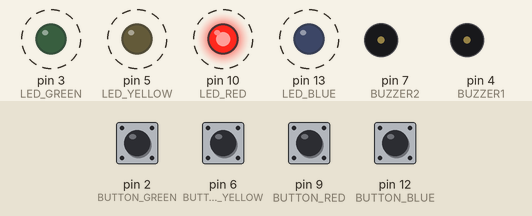
Simulated run of this sketch. Board: Arduino Uno, built with avr-gcc and run on an emulated ATmega328P. Parts: output pins drawn as LEDs (lit = HIGH), buzzer (waves = sounding, pin HIGH). Dashed ring = blinking. The inputs (shaded band) are chosen by the test bench; at power-on: pin 2 (BUTTON_GREEN), pin 6 (BUTTON_YELLOW), pin 9 (BUTTON_RED), pin 12 (BUTTON_BLUE) HIGH. Random numbers use the default seed unless the sketch sets one.

Above: at 1.25 s.
1.3 s: pin 2 (BUTTON_GREEN) pulled LOW for 0.15 s
At 3.1 s:
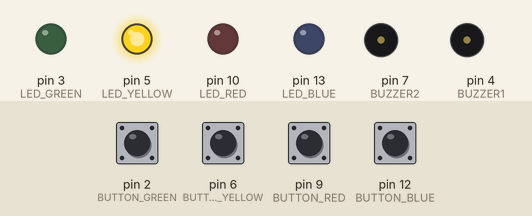
4.0 s: pin 6 (BUTTON_YELLOW) pulled LOW for 0.15 s
At 4.8 s:
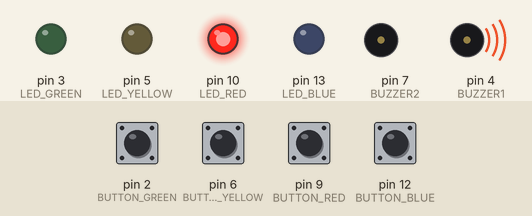
7.0 s: pin 6 (BUTTON_YELLOW) pulled LOW for 0.15 s
At 7.31 s:
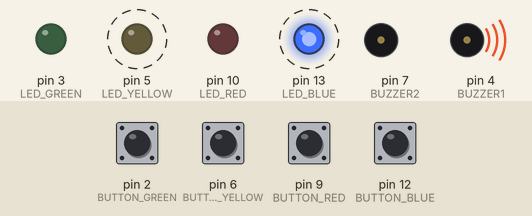
At 7.81 s:
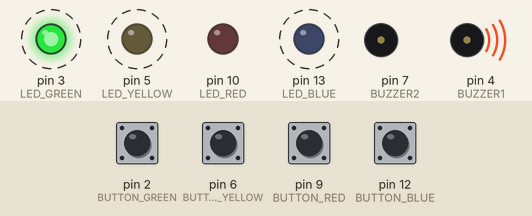
10.0 s: pin 9 (BUTTON_RED) pulled LOW for 0.15 s
12.5 s: pin 2 (BUTTON_GREEN) pulled LOW for 1 s
15.1 s: pin 12 (BUTTON_BLUE) pulled LOW for 0.15 s
Timing chart, 0 to 17.7 s (numbered marks = the images above; inputs shaded):
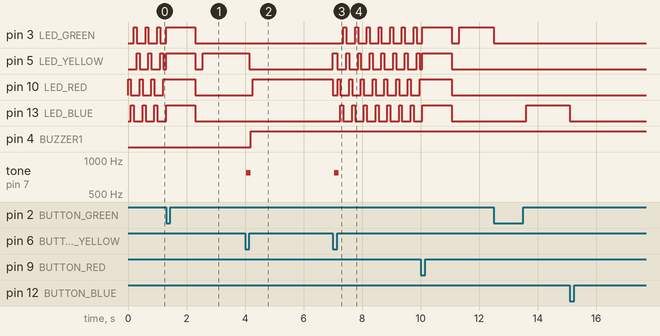

Measured:
- after the input at 4.0 s, pin 4 (BUZZER1): LOW → HIGH after 0.20 s; tone on pin 7 (BUZZER2): silent → 775 Hz at once, → silent 0.16 s later
- after the input at 7.0 s, tone on pin 7 (BUZZER2): silent → 775 Hz at once, → silent 0.16 s later
- by itself, pin 3 (LED_GREEN), pin 5 (LED_YELLOW), pin 13 (LED_BLUE): alternates HIGH for 0.10 s and LOW for 0.30 s
- by itself, pin 10 (LED_RED): repeats every 0.40 s: HIGH 0.10 s, LOW 0.30 s

The sketch:

simon_says_pruned.ino
```cpp
#define CHOICE_OFF      0 //Used to control LEDs
#define CHOICE_NONE     0 //Used to check buttons
#define CHOICE_RED  (1 << 0)
#define CHOICE_GREEN    (1 << 1)
#define CHOICE_BLUE (1 << 2)
#define CHOICE_YELLOW   (1 << 3)

#define LED_RED     10
#define LED_GREEN   3
#define LED_BLUE    13
#define LED_YELLOW  5

// Button pin definitions
#define BUTTON_RED    9
#define BUTTON_GREEN  2
#define BUTTON_BLUE   12
#define BUTTON_YELLOW 6


#define BUZZER1  4
#define BUZZER2  7

// Define game parameters
#define ROUNDS_TO_WIN      13 //Number of rounds to succesfully remember before you win. 13 is do-able.
#define ENTRY_TIME_LIMIT   3000 //Amount of time to press a button before game times out. 3000ms = 3 sec

#define MODE_MEMORY  0
#define MODE_BATTLE  1
#define MODE_BEEGEES 2

byte gameMode = MODE_MEMORY; //By default, let's play the memory game
byte gameRound = 0; //Counts the number of succesful rounds the player has made it through

int buttonsPerLevel [] = {2, 4, 8, 10, 15};


/* use library - define this outside of setup(). Access object with ch_inst.function() */
//#include <ChaseLed.h>
//ChaseLed ch_inst(13);    // create new instance called ch_inst


void setup()
{
  //Setup hardware inputs/outputs. These pins are defined in the hardware_versions header file
  // executed after startup + reset only
  //Enable pull ups on inputs
  pinMode(BUTTON_RED,   INPUT_PULLUP);
  pinMode(BUTTON_GREEN, INPUT_PULLUP);
  pinMode(BUTTON_BLUE,  INPUT_PULLUP);
  pinMode(BUTTON_YELLOW,INPUT_PULLUP);

  pinMode(LED_RED,   OUTPUT);
  pinMode(LED_GREEN, OUTPUT);
  pinMode(LED_BLUE,  OUTPUT);
  pinMode(LED_YELLOW,OUTPUT);

  pinMode(BUZZER1, OUTPUT);
  pinMode(BUZZER2, OUTPUT);

  // Check to see if the lower right button is pressed
  if (checkButton() == CHOICE_YELLOW) play_beegees();

  // Check to see if upper right button is pressed
  if (checkButton() == CHOICE_GREEN)
  {
    gameMode = MODE_BATTLE; //Put game into battle mode

    //Turn on the upper right (green) LED
    setLEDs(CHOICE_GREEN);
    toner(CHOICE_GREEN, 150);

    setLEDs(CHOICE_RED | CHOICE_BLUE | CHOICE_YELLOW); // Turn on the other LEDs until you release button

    while(checkButton() != CHOICE_NONE) ; // Wait for user to stop pressing button

    //Now do nothing. Battle mode will be serviced in the main routine
  }

  play_winner(); // After setup is complete, say hello to the world
}

void loop()
{
  attractMode(); // Blink lights while waiting for user to press a button

  // Indicate the start of game play
  setLEDs(CHOICE_RED | CHOICE_GREEN | CHOICE_BLUE | CHOICE_YELLOW); // Turn all LEDs on
  delay(1000);
  setLEDs(CHOICE_OFF); // Turn off LEDs
  delay(250);

  if (gameMode == MODE_MEMORY)
  {
    if (led_game() == true)
      play_winner(); // Player won
    else
      play_loser(); // Player lost
  }

  if (gameMode == MODE_BATTLE)
  {
    play_battle(); // Play game until someone loses

    play_loser(); // Player lost, play loser tones
  }
}

//-=-=-=-=-=-=-=-=-=-=-=-=-=-=-=-=-=-=-=-=-=-=-=-=-=-=-=-=-=-=
//The following functions are related to game play only

/*
*
*   Jans LED game
*
*   Returns 0 if player loses, or 1 if player wins
*
#   Args      : None
*   Returnval : [0/1]
*
*
*/

    // game logic
    // - get random choice
    // - illuminate choice
    // - user has to hit button before timeout
    // - after X lights have been illuminated, start new level
    // - announce new level
    // - illuminate more LEDs  / from level X onwards, illuminate 2-3 leds at the same time
    // - end game after X rounds

void announceLevel(byte level)
{
}

boolean led_game(void)
{
  randomSeed(millis());
  gameRound = 0; // Reset the game frame back to one frame

  while (gameRound < ROUNDS_TO_WIN)
  {
      announceLevel(gameRound);
      // loop until set number of correct buttons has been hit
      for (byte correctButtons = 0 ; correctButtons < buttonsPerLevel[gameRound] ; correctButtons++)
      {
        // get random choice(=LED) and turn it on
        byte randButton = set_random_button();
        setLEDs(randButton);

        // get user input || or timeout
        byte choice = wait_for_button();

        if ( (choice == 0) || (choice != randButton))  return false; // If the choice is incorect, player loses.

        delay(100); // Give the user a 100ms rest

      }
      gameRound++;
      delay(5000); // Rest 5000ms between levels
  }
  return true; // We should never get here
}


boolean play_battle(void) {}


byte set_random_button(void)
{
  byte newButton = random(0, 4); //min (included), max (exluded)

  // We have to convert this number, 0 to 3, to CHOICEs
  if(newButton == 0)      return CHOICE_RED;
  else if(newButton == 1) return CHOICE_GREEN;
  else if(newButton == 2) return CHOICE_BLUE;
  else if(newButton == 3) return CHOICE_YELLOW;

}


//-=-=-=-=-=-=-=-=-=-=-=-=-=-=-=-=-=-=-=-=-=-=-=-=-=-=-=-=-=-=
//The following functions control the hardware

// Lights a given LEDs
// Pass in a byte that is made up from CHOICE_RED, CHOICE_YELLOW, etc
void setLEDs(byte leds)
{
  if ((leds & CHOICE_RED) != 0)
    digitalWrite(LED_RED, HIGH);
  else
    digitalWrite(LED_RED, LOW);

  if ((leds & CHOICE_GREEN) != 0)
    digitalWrite(LED_GREEN, HIGH);
  else
    digitalWrite(LED_GREEN, LOW);

  if ((leds & CHOICE_BLUE) != 0)
    digitalWrite(LED_BLUE, HIGH);
  else
    digitalWrite(LED_BLUE, LOW);

  if ((leds & CHOICE_YELLOW) != 0)
    digitalWrite(LED_YELLOW, HIGH);
  else
    digitalWrite(LED_YELLOW, LOW);
}

// Wait for a button to be pressed.
// Returns one of LED colors (LED_RED, etc.) if successful, 0 if timed out
byte wait_for_button(void)
{
  long startTime = millis(); // Remember the time we started the this loop

  while ( (millis() - startTime) < ENTRY_TIME_LIMIT) // Loop until too much time has passed
  {
    byte button = checkButton();

    if (button != CHOICE_NONE)
    {
      toner(button, 150); // Play the button the user just pressed

      while(checkButton() != CHOICE_NONE) ;  // Now let's wait for user to release button

      delay(10); // This helps with debouncing and accidental double taps

      return button;
    }
  }
  return CHOICE_NONE; // time-out
}


// Returns a '1' bit in the position corresponding to CHOICE_RED, CHOICE_GREEN, etc.
byte checkButton(void)
{
  if (digitalRead(BUTTON_RED) == 0) return(CHOICE_RED);
  else if (digitalRead(BUTTON_GREEN) == 0) return(CHOICE_GREEN);
  else if (digitalRead(BUTTON_BLUE) == 0) return(CHOICE_BLUE);
  else if (digitalRead(BUTTON_YELLOW) == 0) return(CHOICE_YELLOW);

  return(CHOICE_NONE); // If no button is pressed, return none
}

// Light an LED and play tone
// Red, upper left:     440Hz - 2.272ms - 1.136ms pulse
// Green, upper right:  880Hz - 1.136ms - 0.568ms pulse
// Blue, lower left:    587.33Hz - 1.702ms - 0.851ms pulse
// Yellow, lower right: 784Hz - 1.276ms - 0.638ms pulse
void toner(byte which, int buzz_length_ms)
{
  setLEDs(which); //Turn on a given LED

  //Play the sound associated with the given LED
  switch(which)
  {
  case CHOICE_RED:
    break;
  case CHOICE_GREEN:
    break;
  case CHOICE_BLUE:
    break;
  case CHOICE_YELLOW:
    buzz_sound(buzz_length_ms, 638);
    break;
  }

  setLEDs(CHOICE_OFF); // Turn off all LEDs
}

// Toggle buzzer every buzz_delay_us, for a duration of buzz_length_ms.
void buzz_sound(int buzz_length_ms, int buzz_delay_us)
{
  // Convert total play time from milliseconds to microseconds
  long buzz_length_us = buzz_length_ms * (long)1000;

  // Loop until the remaining play time is less than a single buzz_delay_us
  while (buzz_length_us > (buzz_delay_us * 2))
  {
    buzz_length_us -= buzz_delay_us * 2; //Decrease the remaining play time

    // Toggle the buzzer at various speeds
    digitalWrite(BUZZER1, LOW);
    digitalWrite(BUZZER2, HIGH);
    delayMicroseconds(buzz_delay_us);

    digitalWrite(BUZZER1, HIGH);
    digitalWrite(BUZZER2, LOW);
    delayMicroseconds(buzz_delay_us);
  }
}

// Play the winner sound and lights
void play_winner(void)
{
}


// Play the loser sound/lights
void play_loser(void)
{
}

// Show an "attract mode" display while waiting for user to press button.
void attractMode(void)
{
  while(1)
  {
    setLEDs(CHOICE_RED);
    delay(100);
    if (checkButton() != CHOICE_NONE) return;

    setLEDs(CHOICE_BLUE);
    delay(100);
    if (checkButton() != CHOICE_NONE) return;

    setLEDs(CHOICE_GREEN);
    delay(100);
    if (checkButton() != CHOICE_NONE) return;

    setLEDs(CHOICE_YELLOW);
    delay(100);
    if (checkButton() != CHOICE_NONE) return;
  }
}


int LEDnumber = 0; // Keeps track of which LED we are on during the beegees loop

// This function is activated when user holds bottom right button during power up
void play_beegees()
{
  //Turn on the bottom right (yellow) LED
  setLEDs(CHOICE_YELLOW);
  toner(CHOICE_YELLOW, 150);

  setLEDs(CHOICE_RED | CHOICE_GREEN | CHOICE_BLUE); // Turn on the other LEDs until you release button

  while(checkButton() != CHOICE_NONE) ; // Wait for user to stop pressing button

  setLEDs(CHOICE_NONE); // Turn off LEDs

  digitalWrite(BUZZER1, LOW); // setup the "BUZZER1" side of the buzzer to stay low, while we play the tone on the other pin.

  while(checkButton() == CHOICE_NONE) //Play song until you press a button
  {
  }
}

// Each time this function is called the board moves to the next LED
void changeLED(void)
{
  setLEDs(1 << LEDnumber); // Change the LED

  LEDnumber++; // Goto the next LED
  if(LEDnumber > 3) LEDnumber = 0; // Wrap the counter if needed
}
```
